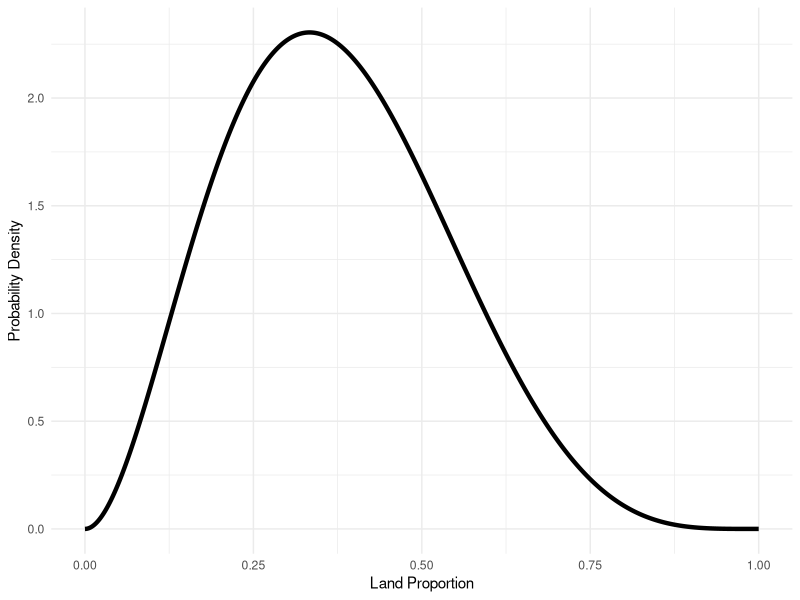
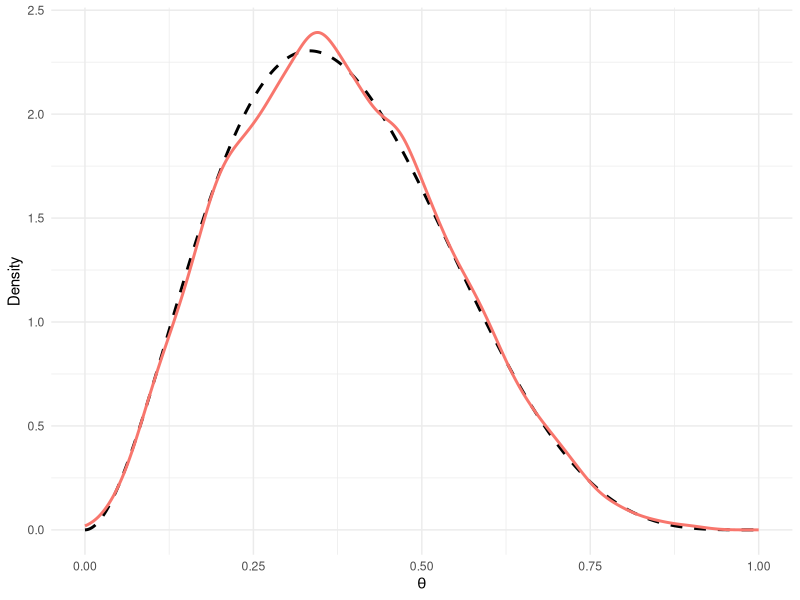
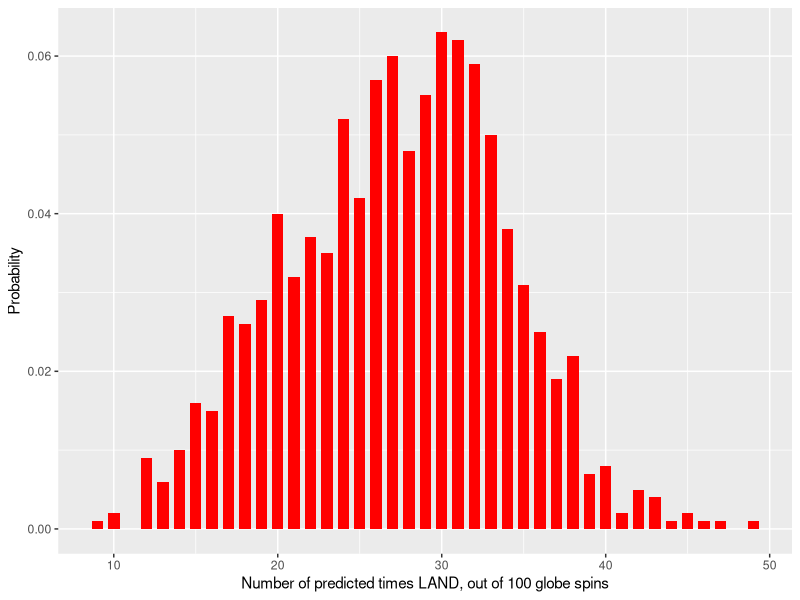

Generate these figures, in order, with R:
#----------------------------------Assignment 2--------------------------------------------------------

#Bayesian Updating

#1-----------------------------------------------------------------------------------------------------

#The probability of Company A's reviews being positive is 70%. 
prob_A <- 0.70

#The probability of Company B's reviews being positive is 50%.  
prob_B <- 0.50

#The probability of Company C's reviews being positive is 80%. 
prob_C <- 0.80

#These form the theta's of our bayesian updating, the input parameters as you will.
theta <- c(prob_A, prob_B, prob_C)

#Twice as probable that the reviews belong to company B than to A or C, resulting in a prior probability distribution of A = 0.25, B = 0.5, C = 0.25.
prior <- c(A = 0.25, B = 0.50, C = 0.25)

#6 are positive reviews, 4 are negative reviews. 

#A vector containing 6 positive reviews, denoted with "P".
positive_reviews <- rep("P", 6)

#A vector containing 4 negative reviews, denoted with "N".
negative_reviews <- rep("N", 4)

#All new observations (reviews) used to update the prior in one vector: 
total_reviews <- c(positive_reviews, negative_reviews)

#Computing post similarly to the R-files throughout the cours, using Bayes' Law. 

compute_post <- function(obs, poss){ 
  n <- length(total_reviews)  #the nunber of elements in total_reviews vector.
  P <- sum(obs=="P")          #the sum of positive reviews in the total_reviews vector.
  
  #Using the binomial function to see how likely the distribution of positive reviews is given the probability of positive reviews per company.
  #Using dbinom the likelihood of observing so many "P" positive reviews given the number of observations "n" and the theta probability of success.
  likelihood <- dbinom(P, n, theta)
  
  #According to Bayes' Law:
  post <- likelihood * prior
  post <- post / sum(post)
  
  return(post)
}

post <- compute_post(total_reviews, prior)
post

#The posterior distribution does indeed equal 0.29 for company A!   
round(post, 3)

#2-----------------------------------------------------------------------------------------------------------
#We now wish to update the posterior once more, with the newly available review data:
more_reviews <- c(rep("P", 9), rep("N", 1))

#Vector containing the 9 new positive reviews, and one negative review.
more_reviews

#Using the same recipe to calculate the posterior distribution, only now using the previously calculated 
#posterior distribution as the input distribution to "update". 

compute_updated_post <- function(obs, prev_post) {
  n <- length(obs)  #Length of new review vector (10 in this case).
  P <- sum(obs == "P")  #The total number of positive reviews in the new review vector (9 in this case).
  likelihood <- dbinom(P, n, theta) #Calculating the likelihood the of the data given the theta parameters.
  post <- likelihood * prev_post
  post <- post / sum(post)
  
  return(post)
}

#Based on the 10 new reviews, the previous posterior is updated to an updated posterior distribution.
updated_post <- compute_updated_post(more_reviews,  post)
updated_post

#The posterior probability that company C received the reviews has indeed risen by 33%:
updated_post - post

#3-----------------------------------------------------------------------------------------------------------

#There are two separate factories, A and B. The probability of a delivery coming from A or B is equal, namely both 50%.

P_A <- 0.50
P_B <- 0.50

#So, thinking logically and applying Bayes' Law, there are 4 scenario's in total:
#i) Delivery arrives from Factory A and is NOT defect (ND).
#ii) Delivery arrives from Factory B and is NOT defect (ND).
#iii) Delivery arrives from Factory A and is defect (D).
#iv) Delivery arrives from Factory B and is defect (D).

#So the total probability of all possible outcomes adds up to one, see below:
#P(ND|A) + P(D|A) + P(ND|B) + P(D|B) = 1

#So, we want to calculate the probability of iii) & iv), that the delivery arrives and contains defective products:
#P(D) = P(D | A) + P(D | B) 

#The factories are as good as identical, differing only in their defect rates (DR).

#Probability of the delivery being defect, given company A: 
Prob_Def_A <-  0.10

#Probability of the delivery being defect, given company B: 
Prob_Def_B <-  0.20

#So, logically, the probability of the next shipment being defect is the probability of the shipment being defect, times the probability of the shipment coming from said company.
#P(D) = P(D|A) * P(A) + P(D|B) * P(B)
#The defective rate is said to be certain based on historical data. 

Prob_Defective <- Prob_Def_A * P_A + Prob_Def_B * P_B 
Prob_Defective

#The probability of the a delivery being defective is 15%.
#This was calculated using Bayes' Law and basic probability theory. An important assumption is that the defective rates are constant,
#and that deliveries are equally likely to come from both factories. 

#However, to calculate the probability that the next shipment will contain defective products GIVEN that
#the initial delivery did contain defective products, we must calculate the probability of event using
#conditional probability where Event #1 is receiving a defective delivery (def_1), Event #2 is receiving a defective delivery AGAIN! (def_2). 
#What is the probability of Event 2 occurring, given that event 1 has occurred?

#The formula of Bayes' Conditional Probability: P(A | B) = P(B | A) * P(A) / P (B)
#P(A | B) = P(A intersect B) / P(B)
#P(Def_2 | Def_1) = P(Def_2 intersect Def_1) / P(Def_1)
#P(Def_2 intersect Def_1) = (P(Def_2 | Def_1, A) + P(Def_2| Def_1, B)) 
#P(Def_2 | Def_1, A) = P(Def_2 | A) *  P(Def_1 | A) * P(A)
#P(Def_2| Def_1, B) = P(Def_2 | B) *  P(Def_1 | B) * P(B)

#Filling it all in: #P(Def_2 | Def_1) = (P(Def_2 | A) *  P(Def_1 | A) * P(A) + P(Def_2 | B) *  P(Def_1 | B) * P(B)) / P(Def_1)
#Remember P(Def_2 | A) = P(Def_1 | A) = 0.1 = Prob_Def_A
#P(Def_2 | B) = P(Def_1 | B) = 0.2 = Prob_Def_B 

#As stated above, the probability of the initial delivery being defect:
P_Def_1 = Prob_Def_A * P_A + Prob_Def_B * P_B #(= 0.15, Probability of Defectiveness as calculated before, independent of any previous events)

P_Def2_Def1 = (Prob_Def_A * Prob_Def_A * P_A + Prob_Def_B * Prob_Def_B * P_B) / P_Def_1
round(P_Def2_Def1, 3) #(= 0.167)

#So given that the initial delivery is defective, using Bayes' Law we have calculated that the probability of the next delivery being defective to be 16.7%. 
#Our beliefs of the probability of receiving a defective product is updated based on the evidence of the initial defective delivery, thus providing a different end result. 

#5-----------------------------------------------------------------------------------------------------------
#The initial probability of a delivery coming from Company A or B was equal, so 50-50. 
P_A <- 0.50
P_B <- 0.50

#The probability of the algorithm correctly recognizing a delivery from Factory A = 0.80 (test is positive for A).
#The probability of the algorithm correctly recognizing a delivery from Factory B = 0.65 (test is positive for B).

#The test for Factory A is positive! 

#P(Positive | A) = 0.80
#P(Positive | B) = 0.65

P_Positive_A = 0.80
P_Positive_B = 0.65

#ASSUMPTION: IF THE ALGORITHM TESTS NEGATIVE FOR COMPANY B, IT INCORRECTLY IDENTIFIES THAT PRODUCT AS ORIGINATING FROM COMPANY A (was a little ambiguous).

#P(A | Positive) --> Probability of the delivery coming from company A, if the test is positive for A. 
#P(A | Positive) = P(Positive | A) * P(A) / P(Positive for A)
#P(Positive for A) = P(Positive | A) * P(A) + 1 - P(Positive | B) * P(B)

#Filling in: P(A | Positive) = P(Positive | A) * P(A) / (P(Positive | A) * P(A) + (1 - P(Positive | B) * P(B)):

P_A_Positive = (P_Positive_A * P_A) / ((P_Positive_A * P_A) + ((1 - P_Positive_B) * P_B))
P_A_Positive

#The posterior probability that the shipment is from Factory A given the output of the algorithm is 55.2%. 



#Redo your calculation, using both information, the fact that there are defected products and the fact that the algorithm is positive for Factory A.

#P(A | Positive, Defect) = P(Positive, Defect | A) * P(A) / P(Positive, Defect)

P_A <- 0.50
P_B <- 0.50

P_Positive_A <- 0.80
P_Positive_B <- 0.65

P_Defect_A <- 0.10
P_Defect_B <- 0.20

Prob_Defective #Probability of receiving a defective product = 0.15.
P_Def2_Def1 #probability of receiving a defective product again, after initial delivery was defective = 0.167.

# P(Positive, Defect | A) = P(Positive | A) * P(Defect | A) (assuming the machine learning algorithm and defect rate are completely independent).
# P(Positive, Defect | B) = P(Positive | B) * P(Defect | B)

#The probability of the product being both positive and defect (coming from a certain company):

P_Pos_Def_A <- P_Positive_A * P_Defect_A
P_Pos_Def_A

P_Pos_Def_B <- P_Positive_B * P_Defect_B
P_Pos_Def_B 

#The probability of the product being both positive and defect P(Positive, Defect) = P(Positive, Defect | A) * P(A) + P(Positive, Defect | B) * P(B):
P_Pos_Def <- P_Pos_Def_A * P_A + P_Pos_Def_B * P_B
P_Pos_Def

#Substitute all calculated values into: P(A | Positive, Defect) = P(Positive, Defect | A) * P(A) / P(Positive, Defect) to find the posterior probability
#that the shipment is from company A:

P_A_Pos_Def <- P_Pos_Def_A* P_A / P_Pos_Def
round(P_A_Pos_Def, 3)

#The posterior probability of the product coming from company A given that it is both defective and has tested positive of the machine learning algorithm,
#is 38.1%. 


#-----------------------------------------------------------------------------------------------------------------------------------------------------

#Bayesian Workflow

#6---------------------------------------------------------------------------------------------------------------------------------------------------
#If I am not mistaken, there is more land surface covered by water than by land. If I were to give an educated guess,
#I would say that a proportion of 30 - 40% of the world's surface is covered with land. 
#The Beta distribution is commonly used a prior, and in this case it would make sense as the beta distribution ranges from [0, 1] and
#this suits the question of gauging the land proportion (also measured in a range of 0 to 1).

#Based on RStudio file session_4_workflow and modified accordingly:

library(ggplot2) #Load in ggplot2 library for plotting.

theta <- seq(0, 1, length.out = 1000) #Creating a vector of values on which the beta distribution can be evaluated.
theta

?dbeta

#Beta distribution in which alpha = 3, beta = 5. 
distribution <- dbeta(theta, shape1 = 3, shape2 = 5) 
#Using these parameters, the median of the distribution is ~35% land proportion, which suits our previous hypothesis quite well. This is a decent prior distribution.

#Need dataframe to plot:                                                     
beta <- data.frame(theta, distribution)

#Plotting, changing labels and line thickness. 
ggplot(beta, aes(x = theta, y = distribution)) + geom_line(size = 1.5) + labs(x = "Land Proportion",  y = "Probability Density") + theme_minimal()

#7---------------------------------------------------------------------------------------------------------------------------------------------------

#As determined in #6, we have the (probability density functon) beta distribution with alpha = 3 and beta = 5:
beta_summary <- data.frame(theta, distribution)
beta_summary

#Making sure the prior adds up to 1 (as always in a pdf):
beta_summary$prior <- (beta_summary$distribution)/sum(beta_summary$distribution)
sum(beta_summary$prior)


#Based on session_4_Workflow.R:

#Setting number of samples to "draw": 
n <- 1e4
n

#Setting a random seed for reproducibility purposes:
set.seed(1234)

#Proper alpha en beta coefficients: 
a <- 3
b <- 5

#Produce a sample of 10000 draws (from the CDF, leading to real values!):
prior_sample <- data.frame(smp = rbeta(n, a, b))
prior_sample

#comparing samples to prior distribution (code based on session_4_Workflow.R): 
ggplot(beta_summary) +
  geom_line(size = 1, linetype = "dashed", 
            aes(x = theta, y = distribution)) +
  geom_density(data = prior_sample, aes(x = smp), 
               color = "#F8766D", size = 1) + 
  labs(x = expression(theta), 
       y = "Density") +
  theme_minimal()

#8---------------------------------------------------------------------------------------------------------------------------------------------------

#Now the fun begins: Bayesian Updating! 
#So 100 globe tosses, 26 times land, does this indicate that 26% of the world's surface area is land?
#Time to update our previous beliefs about the distribution.

library(tidyverse)

#Run the following code chunk that uses your object sample to obtain prior probabilities
#for the possible proportions of land 0, 0.1, 0.2, 0.3, 0.4, 0.5, 0.6, 0.7, 0.8, 0.9, 1that
#approximate your prior distribution. Use these priors to compute the posterior proba-
#bilities, given the 100 globe tosses.

#Copied code from assignment: 
prop <- seq(0, 1, length.out = 12)
priors <- vector("numeric", length(prop))
for (i in seq_along(prop)){
  priors[i] <- round( sum(prior_sample >= prop[i] & prior_sample < prop[i+1]) / 1e4 , 2)
}
poss <- tibble(prop_L = seq(0, 1, .1),
               prior = priors[1:11])
poss

#Creating a vector containing land "L" 26 times, to simulate the globe tossing: 
no_land <- rep("L", 26)
no_land

#The opposite for water:
no_water <- rep("W", 100 - 26)
no_water

#So our total observations of 100 globe tosses:
tosses <- c(no_land, no_water)
tosses

#Our good old compute_post function for the calculation on the posterior distribution, given evidence
#of 26 times land in 100 tosses:

compute_post <- function(obs, summary){ 
  L <- sum(obs=="L")  #Total number of times finger landed on land "L" (26).
  n <- length(tosses) #Number of total tosses (100).
  likelihood <- dbinom(L, n, prob = poss$prop_L)  #Computing the likelihoods based on the number of positives "L" of the tosses (binomial distribution).
  posterior <- likelihood*poss$prior #Bayes' Law
  posterior_norm <- posterior/sum(posterior) #Normalising posterior to add up to 1. 
  return(posterior_norm)
}

#Save the posterior norm as a variable:
post <- compute_post(tosses, poss$prior)
post
round(post, 3)

#Add posterior to the previously defined poss table: 
poss <- poss %>% mutate(posterior = round(post, 6))
poss

#9---------------------------------------------------------------------------------------------------------------------------------------------------

#Setting a random seed for reproducibility purposes:
set.seed(1234)

#Drawing 1000 samples, given the predefined possible land proportions prop_L, drawing 1000 samples,
#sampling with replacement (sample can be selected more than once) and sampling from our posterior distribution! 

samples <- sample(poss$prop_L, size = 1000, replace = TRUE, prob = post)

#10---------------------------------------------------------------------------------------------------------------------------------------------------
?sapply()
number_of_tosses <- 100

#Estimates the outcomes of 100 coin tosses for each sample value (1000 total), 
#where number_of_lands is the number of land "L" outcomes based on a binomial distribution
#and the probability given by the sample. 

number_of_lands <- sapply(samples, function(p) rbinom(1, number_of_tosses, p))
number_of_lands

#Now we the number of randomised times "land" appeared when spinning the globe, for each of the 1000 probability samples.

#Get the frequency of each individual value returned in number_of_lands.
frequency <- table(number_of_lands)
frequency

#Divide frequency by 1000 to get the probability of each outcome.
prob <- frequency / 1000
sum(prob) #sum of probability adds up to 1. That's nice! 
names(prob)

#Making tibble containing land values and respective probabilities for ggplot plotting:
?tibble()
names(prob) #adding values corresponding to the probabilities using names()
distribution <- tibble(no_of_lands = as.numeric(names(prob)), probability = as.vector(prob)) #creating tibble

distribution
tail(distribution) #it seems to work! 

?geom_histogram()
?geom_bar()

#Decided to go for a barchart as histogram only allows one aesthetic and I want to get the probability on the y-axis. 
#Apparently you must use geom_col(), as geom_bar() counts the number of cases in each x position like a histogram,
#we want to "leave the data as it is". 
ggplot(distribution, aes(x = distribution$no_of_lands, y = distribution$probability)) + geom_col(fill = "red", width = 0.7) + labs(x = "Number of predicted times LAND, out of 100 globe spins", y = "Probability")

#Tada! Seems to work reasonably well, reflecting the posterior predictive distribution which could well match reality! 
  









